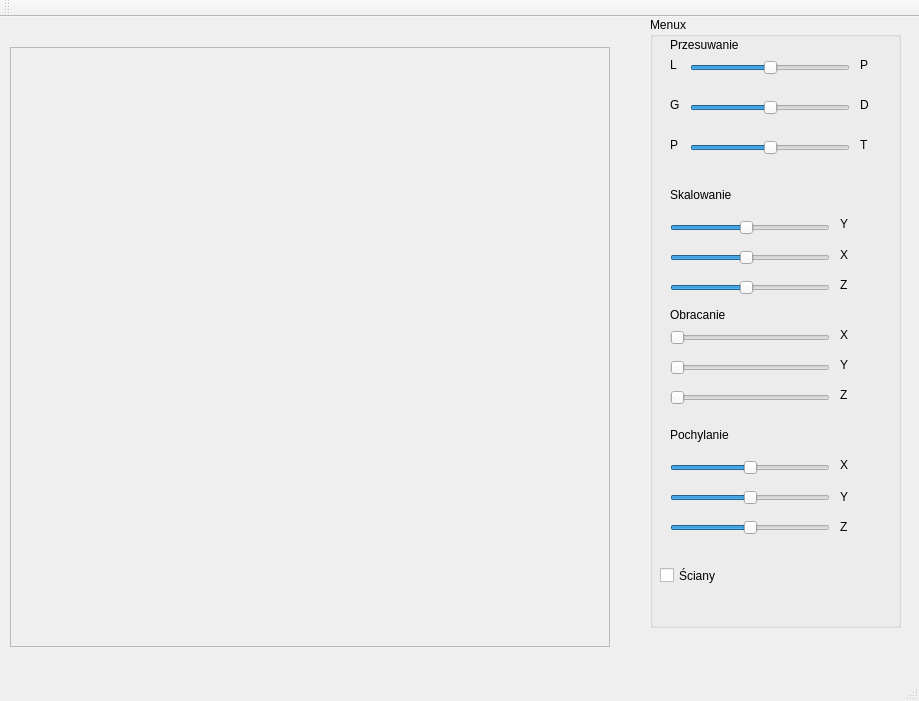
<?xml version="1.0" encoding="UTF-8"?>
<ui version="4.0">
 <class>MainWindow</class>
 <widget class="QMainWindow" name="MainWindow">
  <property name="geometry">
   <rect>
    <x>0</x>
    <y>0</y>
    <width>919</width>
    <height>701</height>
   </rect>
  </property>
  <property name="windowTitle">
   <string>MainWindow</string>
  </property>
  <widget class="QWidget" name="centralWidget">
   <widget class="QGroupBox" name="groupBox">
    <property name="geometry">
     <rect>
      <x>650</x>
      <y>0</y>
      <width>251</width>
      <height>611</height>
     </rect>
    </property>
    <property name="title">
     <string>Menux</string>
    </property>
    <widget class="QSlider" name="przesuwaniePL">
     <property name="geometry">
      <rect>
       <x>40</x>
       <y>40</y>
       <width>160</width>
       <height>22</height>
      </rect>
     </property>
     <property name="minimum">
      <number>-150</number>
     </property>
     <property name="maximum">
      <number>150</number>
     </property>
     <property name="orientation">
      <enum>Qt::Horizontal</enum>
     </property>
    </widget>
    <widget class="QLabel" name="label">
     <property name="geometry">
      <rect>
       <x>20</x>
       <y>20</y>
       <width>81</width>
       <height>16</height>
      </rect>
     </property>
     <property name="text">
      <string>Przesuwanie</string>
     </property>
    </widget>
    <widget class="QLabel" name="label_2">
     <property name="geometry">
      <rect>
       <x>210</x>
       <y>40</y>
       <width>21</width>
       <height>16</height>
      </rect>
     </property>
     <property name="text">
      <string>P</string>
     </property>
    </widget>
    <widget class="QLabel" name="label_4">
     <property name="geometry">
      <rect>
       <x>210</x>
       <y>80</y>
       <width>21</width>
       <height>16</height>
      </rect>
     </property>
     <property name="text">
      <string>D</string>
     </property>
    </widget>
    <widget class="QLabel" name="label_6">
     <property name="geometry">
      <rect>
       <x>20</x>
       <y>170</y>
       <width>71</width>
       <height>16</height>
      </rect>
     </property>
     <property name="text">
      <string>Skalowanie</string>
     </property>
    </widget>
    <widget class="QSlider" name="SkalowanieY">
     <property name="geometry">
      <rect>
       <x>20</x>
       <y>200</y>
       <width>160</width>
       <height>22</height>
      </rect>
     </property>
     <property name="minimum">
      <number>10</number>
     </property>
     <property name="maximum">
      <number>200</number>
     </property>
     <property name="singleStep">
      <number>1</number>
     </property>
     <property name="value">
      <number>100</number>
     </property>
     <property name="orientation">
      <enum>Qt::Horizontal</enum>
     </property>
    </widget>
    <widget class="QLabel" name="label_7">
     <property name="geometry">
      <rect>
       <x>190</x>
       <y>200</y>
       <width>47</width>
       <height>13</height>
      </rect>
     </property>
     <property name="text">
      <string>Y</string>
     </property>
    </widget>
    <widget class="QSlider" name="SkalowanieX">
     <property name="geometry">
      <rect>
       <x>20</x>
       <y>230</y>
       <width>160</width>
       <height>22</height>
      </rect>
     </property>
     <property name="minimum">
      <number>10</number>
     </property>
     <property name="maximum">
      <number>200</number>
     </property>
     <property name="singleStep">
      <number>1</number>
     </property>
     <property name="value">
      <number>100</number>
     </property>
     <property name="orientation">
      <enum>Qt::Horizontal</enum>
     </property>
    </widget>
    <widget class="QLabel" name="label_8">
     <property name="geometry">
      <rect>
       <x>190</x>
       <y>230</y>
       <width>61</width>
       <height>16</height>
      </rect>
     </property>
     <property name="text">
      <string>X</string>
     </property>
    </widget>
    <widget class="QLabel" name="label_9">
     <property name="geometry">
      <rect>
       <x>20</x>
       <y>290</y>
       <width>71</width>
       <height>16</height>
      </rect>
     </property>
     <property name="text">
      <string>Obracanie</string>
     </property>
    </widget>
    <widget class="QSlider" name="ObracanieX">
     <property name="geometry">
      <rect>
       <x>20</x>
       <y>310</y>
       <width>160</width>
       <height>22</height>
      </rect>
     </property>
     <property name="maximum">
      <number>360</number>
     </property>
     <property name="orientation">
      <enum>Qt::Horizontal</enum>
     </property>
    </widget>
    <widget class="QLabel" name="label_10">
     <property name="geometry">
      <rect>
       <x>20</x>
       <y>410</y>
       <width>111</width>
       <height>16</height>
      </rect>
     </property>
     <property name="text">
      <string>Pochylanie</string>
     </property>
    </widget>
    <widget class="QSlider" name="PochylanieX">
     <property name="geometry">
      <rect>
       <x>20</x>
       <y>440</y>
       <width>160</width>
       <height>22</height>
      </rect>
     </property>
     <property name="minimum">
      <number>-30</number>
     </property>
     <property name="maximum">
      <number>30</number>
     </property>
     <property name="orientation">
      <enum>Qt::Horizontal</enum>
     </property>
    </widget>
    <widget class="QSlider" name="PochylanieY">
     <property name="geometry">
      <rect>
       <x>20</x>
       <y>470</y>
       <width>160</width>
       <height>22</height>
      </rect>
     </property>
     <property name="minimum">
      <number>-30</number>
     </property>
     <property name="maximum">
      <number>30</number>
     </property>
     <property name="orientation">
      <enum>Qt::Horizontal</enum>
     </property>
    </widget>
    <widget class="QLabel" name="label_11">
     <property name="geometry">
      <rect>
       <x>190</x>
       <y>470</y>
       <width>21</width>
       <height>20</height>
      </rect>
     </property>
     <property name="text">
      <string>Y</string>
     </property>
    </widget>
    <widget class="QLabel" name="label_12">
     <property name="geometry">
      <rect>
       <x>190</x>
       <y>440</y>
       <width>21</width>
       <height>16</height>
      </rect>
     </property>
     <property name="text">
      <string>X</string>
     </property>
    </widget>
    <widget class="QLabel" name="label_3">
     <property name="geometry">
      <rect>
       <x>20</x>
       <y>40</y>
       <width>16</width>
       <height>16</height>
      </rect>
     </property>
     <property name="text">
      <string>L</string>
     </property>
    </widget>
    <widget class="QLabel" name="label_5">
     <property name="geometry">
      <rect>
       <x>20</x>
       <y>80</y>
       <width>16</width>
       <height>16</height>
      </rect>
     </property>
     <property name="text">
      <string>G</string>
     </property>
    </widget>
    <widget class="QSlider" name="przesuwaniePT">
     <property name="geometry">
      <rect>
       <x>40</x>
       <y>120</y>
       <width>160</width>
       <height>22</height>
      </rect>
     </property>
     <property name="minimum">
      <number>-30</number>
     </property>
     <property name="maximum">
      <number>30</number>
     </property>
     <property name="orientation">
      <enum>Qt::Horizontal</enum>
     </property>
    </widget>
    <widget class="QLabel" name="label_13">
     <property name="geometry">
      <rect>
       <x>20</x>
       <y>120</y>
       <width>21</width>
       <height>16</height>
      </rect>
     </property>
     <property name="text">
      <string>P</string>
     </property>
    </widget>
    <widget class="QLabel" name="label_14">
     <property name="geometry">
      <rect>
       <x>210</x>
       <y>120</y>
       <width>21</width>
       <height>16</height>
      </rect>
     </property>
     <property name="text">
      <string>T</string>
     </property>
    </widget>
    <widget class="QSlider" name="SkalowanieZ">
     <property name="geometry">
      <rect>
       <x>20</x>
       <y>260</y>
       <width>160</width>
       <height>22</height>
      </rect>
     </property>
     <property name="minimum">
      <number>10</number>
     </property>
     <property name="maximum">
      <number>200</number>
     </property>
     <property name="singleStep">
      <number>1</number>
     </property>
     <property name="value">
      <number>100</number>
     </property>
     <property name="orientation">
      <enum>Qt::Horizontal</enum>
     </property>
    </widget>
    <widget class="QLabel" name="label_15">
     <property name="geometry">
      <rect>
       <x>190</x>
       <y>260</y>
       <width>61</width>
       <height>16</height>
      </rect>
     </property>
     <property name="text">
      <string>Z</string>
     </property>
    </widget>
    <widget class="QLabel" name="label_16">
     <property name="geometry">
      <rect>
       <x>190</x>
       <y>310</y>
       <width>61</width>
       <height>16</height>
      </rect>
     </property>
     <property name="text">
      <string>X</string>
     </property>
    </widget>
    <widget class="QSlider" name="ObracanieY">
     <property name="geometry">
      <rect>
       <x>20</x>
       <y>340</y>
       <width>160</width>
       <height>22</height>
      </rect>
     </property>
     <property name="maximum">
      <number>360</number>
     </property>
     <property name="orientation">
      <enum>Qt::Horizontal</enum>
     </property>
    </widget>
    <widget class="QLabel" name="label_17">
     <property name="geometry">
      <rect>
       <x>190</x>
       <y>340</y>
       <width>61</width>
       <height>16</height>
      </rect>
     </property>
     <property name="text">
      <string>Y</string>
     </property>
    </widget>
    <widget class="QSlider" name="ObracanieZ">
     <property name="geometry">
      <rect>
       <x>20</x>
       <y>370</y>
       <width>160</width>
       <height>22</height>
      </rect>
     </property>
     <property name="maximum">
      <number>360</number>
     </property>
     <property name="orientation">
      <enum>Qt::Horizontal</enum>
     </property>
    </widget>
    <widget class="QLabel" name="label_18">
     <property name="geometry">
      <rect>
       <x>190</x>
       <y>370</y>
       <width>61</width>
       <height>16</height>
      </rect>
     </property>
     <property name="text">
      <string>Z</string>
     </property>
    </widget>
    <widget class="QSlider" name="PochylanieZ">
     <property name="geometry">
      <rect>
       <x>20</x>
       <y>500</y>
       <width>160</width>
       <height>22</height>
      </rect>
     </property>
     <property name="minimum">
      <number>-30</number>
     </property>
     <property name="maximum">
      <number>30</number>
     </property>
     <property name="orientation">
      <enum>Qt::Horizontal</enum>
     </property>
    </widget>
    <widget class="QLabel" name="label_19">
     <property name="geometry">
      <rect>
       <x>190</x>
       <y>500</y>
       <width>21</width>
       <height>20</height>
      </rect>
     </property>
     <property name="text">
      <string>Z</string>
     </property>
    </widget>
    <widget class="QSlider" name="przesuwanieGD">
     <property name="geometry">
      <rect>
       <x>40</x>
       <y>80</y>
       <width>160</width>
       <height>22</height>
      </rect>
     </property>
     <property name="minimum">
      <number>-150</number>
     </property>
     <property name="maximum">
      <number>150</number>
     </property>
     <property name="orientation">
      <enum>Qt::Horizontal</enum>
     </property>
    </widget>
    <widget class="QCheckBox" name="checkBox">
     <property name="enabled">
      <bool>true</bool>
     </property>
     <property name="geometry">
      <rect>
       <x>10</x>
       <y>550</y>
       <width>70</width>
       <height>17</height>
      </rect>
     </property>
     <property name="text">
      <string>Ściany</string>
     </property>
    </widget>
   </widget>
   <widget class="QFrame" name="frame">
    <property name="geometry">
     <rect>
      <x>10</x>
      <y>30</y>
      <width>600</width>
      <height>600</height>
     </rect>
    </property>
    <property name="frameShape">
     <enum>QFrame::StyledPanel</enum>
    </property>
    <property name="frameShadow">
     <enum>QFrame::Raised</enum>
    </property>
   </widget>
  </widget>
  <widget class="QMenuBar" name="menuBar">
   <property name="geometry">
    <rect>
     <x>0</x>
     <y>0</y>
     <width>919</width>
     <height>21</height>
    </rect>
   </property>
  </widget>
  <widget class="QToolBar" name="mainToolBar">
   <attribute name="toolBarArea">
    <enum>TopToolBarArea</enum>
   </attribute>
   <attribute name="toolBarBreak">
    <bool>false</bool>
   </attribute>
  </widget>
  <widget class="QStatusBar" name="statusBar"/>
 </widget>
 <layoutdefault spacing="6" margin="11"/>
 <resources/>
 <connections/>
</ui>
